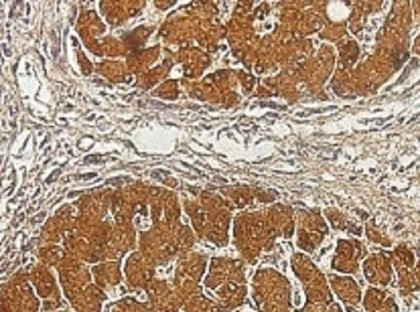
%> input picture Nature Inspired Image Segmentation/tt.jpg, 420 x 312 px, shrunk from 512 x 380 before the run
$ octave 'thermal green.m'   (GNU Octave 9; MATLAB toolbox functions it lacks are replaced by stand-ins)
%> lines starting %> are read from the running program, lines starting %| are printed output that depends on the picture; in (x1, y1, x2, y2) boxes, pixels count from 0 and x2, y2 are one past the last pixel; in counts of white or black regions, pixels touching at a corner belong together; the program's own positions count from 1
### Nature Inspired Image Segmentation/bees.m
function [BestCost,x,f] = bees(img_gray, NS, itr, popl)

CostFunction=@(x,img_gray) contra(x,img_gray);    % Cost Function

nVar=NS;            % Number of Decision Variables
VarSize = [1 nVar];       % Decision Variables Matrix Size
VarMin = 0;             % Decision Variables Lower Bound
VarMax = 0.9;             % Decision Variables Upper Bound

%% Bees Algorithm Parameters
MaxIt = itr;          % Maximum Number of Iterations
nScoutBee = popl;                           % Number of Scout Bees
nSelectedSite = round(0.5*nScoutBee);     % Number of Selected Sites
nEliteSite = round(0.4*nSelectedSite);    % Number of Selected Elite Sites
nSelectedSiteBee = round(0.5*nScoutBee);  % Number of Recruited Bees for Selected Sites
nEliteSiteBee = 2*nSelectedSiteBee;       % Number of Recruited Bees for Elite Sites
r = 0.1*(VarMax-VarMin);	% Neighborhood Radius
rdamp = 0.95;             % Neighborhood Radius Damp Rate

%% Initialization
% Empty Bee Structure
empty_bee.Position = [];
empty_bee.Cost = [];

% Initialize Bees Array
bee = repmat(empty_bee, nScoutBee, 1);
% Create New Solutions
for i = 1:nScoutBee
bee(i).Position = unifrnd(VarMin, VarMax, VarSize);
bee(i).Cost = CostFunction(bee(i).Position,img_gray);
end
% Sort
[~, SortOrder] = sort([bee.Cost]);
bee = bee(SortOrder);
% Update Best Solution Ever Found
BestSol = bee(1);
% Array to Hold Best Cost Values
BestCost = zeros(MaxIt, 1);

%% Bees Algorithm Main Loop
for it = 1:MaxIt
% Elite Sites
for i = 1:nEliteSite
bestnewbee.Cost = inf;
for j = 1:nEliteSiteBee
newbee.Position = PerformBeeDance(bee(i).Position, r);
newbee.Cost = CostFunction(newbee.Position,img_gray);
if newbee.Cost<bestnewbee.Cost
bestnewbee = newbee;
end
end
if bestnewbee.Cost<bee(i).Cost
bee(i) = bestnewbee;
end
end
% Selected Non-Elite Sites
for i = nEliteSite+1:nSelectedSite
bestnewbee.Cost = inf;
for j = 1:nSelectedSiteBee
newbee.Position = PerformBeeDance(bee(i).Position, r);
newbee.Cost = CostFunction(newbee.Position,img_gray);
if newbee.Cost<bestnewbee.Cost
bestnewbee = newbee;
end
end
if bestnewbee.Cost<bee(i).Cost
bee(i) = bestnewbee;
end
end
% Non-Selected Sites
for i = nSelectedSite+1:nScoutBee
bee(i).Position = unifrnd(VarMin, VarMax, VarSize);
bee(i).Cost = CostFunction(bee(i).Position,img_gray);
end
% Sort
[~, SortOrder] = sort([bee.Cost]);
bee = bee(SortOrder);
% Update Best Solution Ever Found
BestSol = bee(1);
% Store Best Cost Ever Found
BestCost(it) = BestSol.Cost;
% Display Iteration Information
disp(['Iteration ' num2str(it) ': Best Cost = ' num2str(BestCost(it))]);
% Damp Neighborhood Radius
r = r*rdamp;
end

f= BestCost(end);
x= BestSol.Position;

end

### Nature Inspired Image Segmentation/contra.m

function result= contra(x,B);

bins=16;
[h d]=histeq(B,bins);
ps1=psnr(B,h);

if ps1 > 20
    res=d;
else
%     bins=bins*2;
    res=d;
end

result=res;
end

### Nature Inspired Image Segmentation/thermal green.m

clear;
img=imread('tt.jpg');
%> img is the input picture: size 312x420x3 uint8; mean R, G, B 172.5, 146.6, 124.4
org=img;
% Channels intensity adjustment
r = img(:, :, 1);g = img(:, :, 2);b = img(:, :, 3);
%> after `g = img(:, :, 2)`:
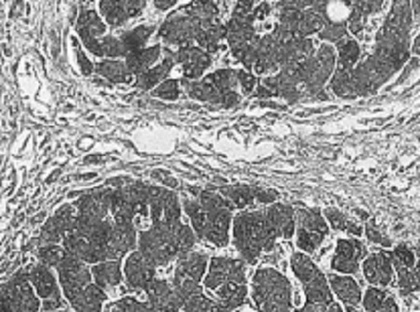
%> g: size 312x420 uint8; min 14, max 255, mean 146.6
h1=imadjust(r);h2=imadjust(g);h3=imadjust(b);
% Sharp
sharp1= imsharpen(h1,'Radius',2,'Amount',1);
sharp2= imsharpen(h2,'Radius',2,'Amount',1);
sharp3= imsharpen(h3,'Radius',2,'Amount',1);
sharped=cat(3,sharp1,sharp2,sharp3);
% Denoise
denoise1 = medfilt2(sharp1,[3 3]);
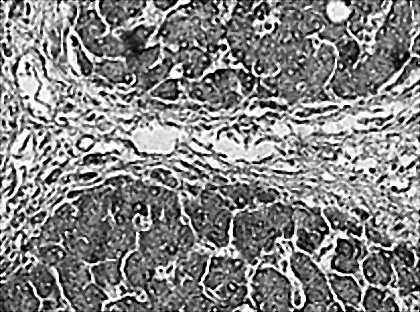
%> denoise1: size 312x420 uint8; min 0, max 255, mean 131.6
denoise2 = medfilt2(sharp2,[3 3]);
denoise3 = medfilt2(sharp3,[3 3]);
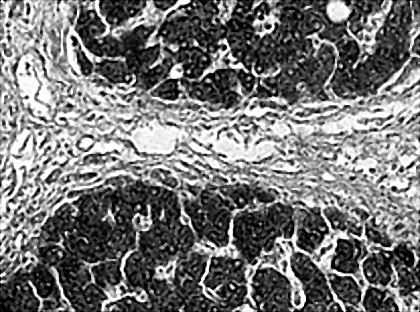
%> denoise3: size 312x420 uint8; min 0, max 255, mean 117
denoised=cat(3,denoise1,denoise2,denoise3);

img=cat(3,h1,h2,h3);
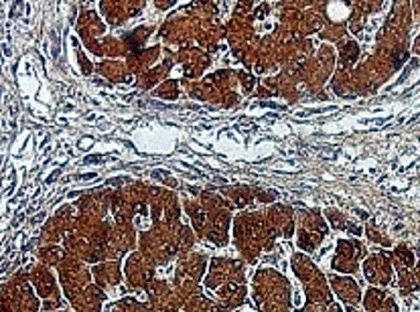
%> img: size 312x420x3 uint8; mean R, G, B 132.2, 120.2, 117.7
gray=rgb2gray(img);
gray = medfilt2(gray,[3 3]);
% Pre-processing
sizimg=size(img);
%> sizimg = [312 420 3]
for i=1:sizimg(1,1)
for j=1:sizimg(1,2)
if r(i,j)>180 && g(i,j)>180 && b(i,j)>180
fire(i,j)=1;
fire2(i,j)=1;
else
fire(i,j)=gray(i,j);
fire2(i,j)=0;
end;end;end;
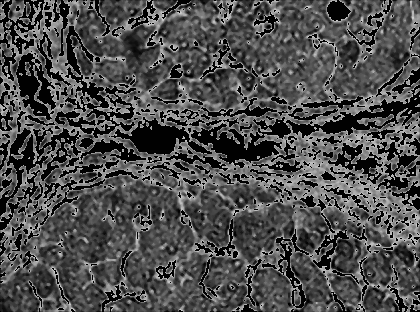
%> fire: size 312x420 double; min 0, max 220, mean 76.6
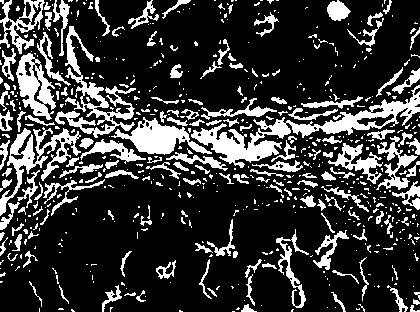
%> fire2: size 312x420 double; values 0 (black) and 1 (white), 22.2% white; 629 white regions (470 under 20 px), largest, box (x1, y1, x2, y2) and area: (191, 85, 420, 168) 3765, (55, 26, 136, 138) 2086, (0, 127, 81, 216) 1786
binfire=imbinarize(fire);
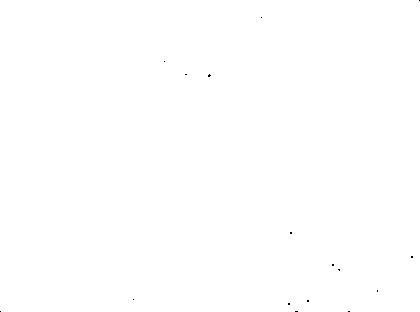
%> binfire: size 312x420 logical; 100% white; black in thin lines or dots
%

%% Nature Inspired Part
NS= 5; % Number of segments
itr=100; % Number of iterations
popl=2; % Number of population
% Nature Inspired Segmentation
[Cost1,thresh1,variance1] = bees(gray, NS, itr, popl);
%> after the loop in bees, `for i = 1:nScoutBee`: bee = 2 items; Position: [0.76 0.682 0.379 0.233 0.46], [0.364 0.705 0.273 0.429 0.525]
%> in bees, `[~, SortOrder] = sort([bee.Cost]);`: SortOrder = 512 values, max 512 at index 512, min 1 at index 1, mean 256.5
%> the run ends on the next line

$ run again, with Nature Inspired Image Segmentation/bbb.jpg copied over Nature Inspired Image Segmentation/tt.jpg
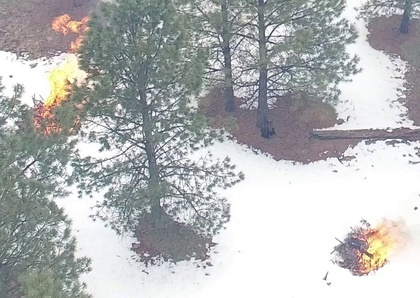
%> input picture Nature Inspired Image Segmentation/bbb.jpg, 420 x 298 px, shrunk from 700 x 497 before the run
%> img is the input picture: size 298x420x3 uint8; mean R, G, B 180.1, 181.9, 182.4
%> after the loop `for i=1:sizimg(1,1)`:
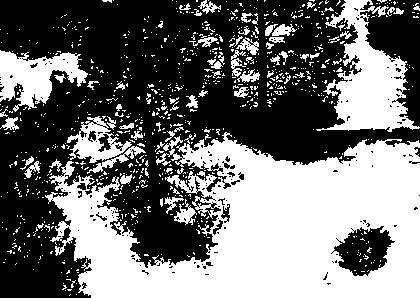
%> fire2: size 298x420 double; values 0 (black) and 1 (white), 44.8% white; 869 white regions (795 under 20 px), largest, box (x1, y1, x2, y2) and area: (45, 132, 420, 298) 38953, (316, 0, 420, 132) 6031, (0, 50, 88, 112) 2862
%> `binfire=imbinarize(fire);`:
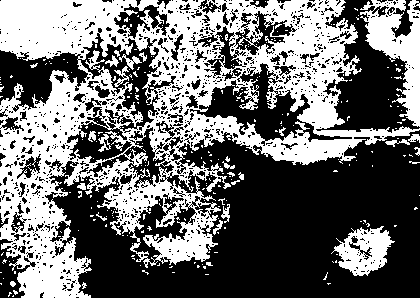
%> binfire: size 298x420 logical; 43.6% white; 276 white regions (251 under 20 px), largest, box (x1, y1, x2, y2) and area: (0, 0, 420, 298) 47427, (360, 0, 420, 127) 3345, (331, 226, 395, 276) 1722
%> after the loop in bees, `for i = 1:nScoutBee`: bee = 2 items; Position: [0.76 0.682 0.379 0.233 0.46], [0.364 0.705 0.273 0.429 0.525]
%> SortOrder = 512 values, max 512 at index 512, min 1 at index 1, mean 256.5
